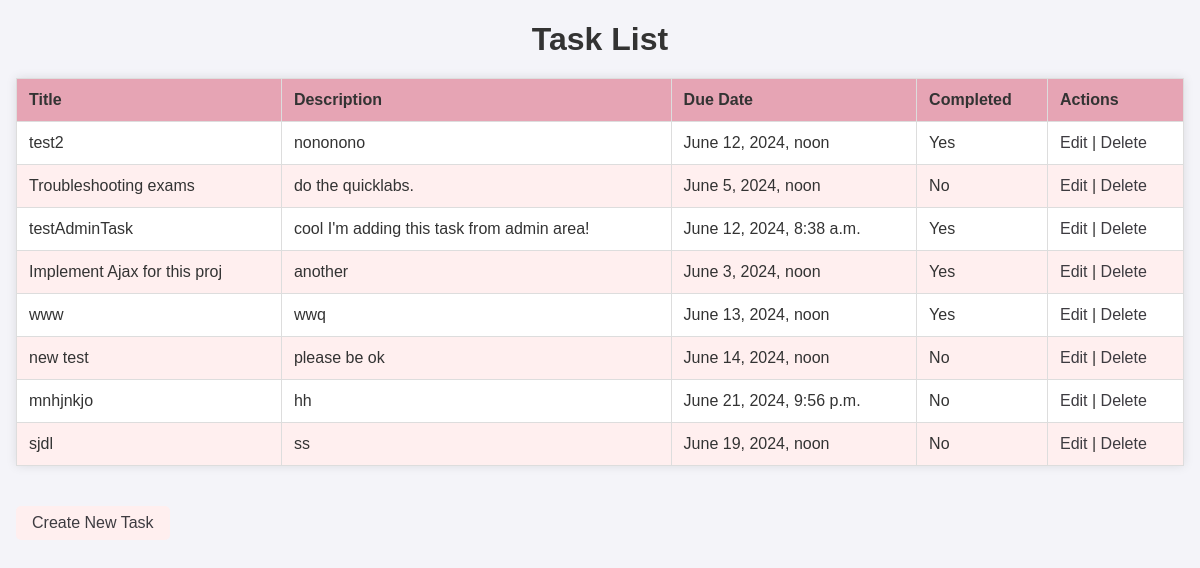
Page /tasks/ on the earlier database version.
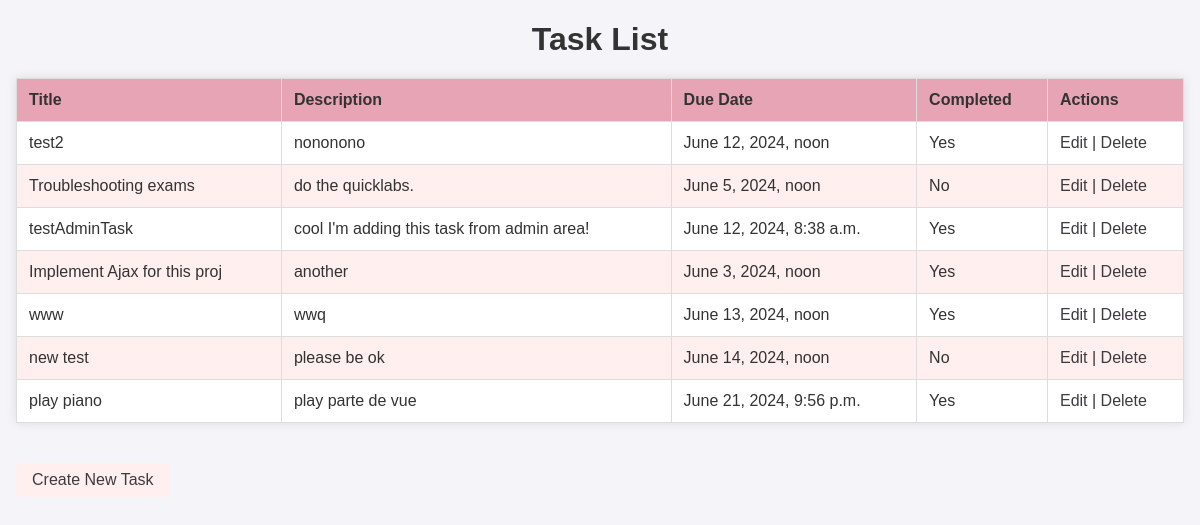
Same page on the later database version.
### crudTasks/models.py (models this page shows, shortened)
class Task(models.Model):
    title = models.CharField(max_length=255)
    description = models.TextField()
    due_date = models.DateTimeField()
    is_completed = models.BooleanField(default=False)

### crudTasks/views.py (the view)
# urls.py: path('', views.task_list, name='task_list'),
def task_list(request):
    tasks = Task.objects.all()
    return render(request, 'tasks/task_list.html', {'tasks': tasks})

### crudTasks/templates/tasks/task_list.html (shortened to what this page needs)
<!DOCTYPE html>
<html lang="en">
<head>
    {% extends 'tasks/base.html' %}
    {% load static %}
    {% block content %}
    <h1>Task List</h1>
    <div id="task_list">
        <table>
            <thead>
                <tr>
                    <th>Title</th>
                    <th>Description</th>
                    <th>Due Date</th>
                    <th>Completed</th>
                    <th>Actions</th>
                </tr>
            </thead>
            <tbody>
                {% for task in tasks %}
                    <tr data-id="{{ task.pk }}">
                        <td>{{ task.title }}</td>
                        <td>{{ task.description }}</td>
                        <td>{{ task.due_date }}</td>
                        <td>{{ task.is_completed|yesno:"Yes,No" }}</td>
                        <td>
                            <a href="{% url 'task_update' task.pk %}" class="edit-task">Edit</a> |
                            <a href="{% url 'task_delete' task.pk %}" class="delete-task" >Delete</a>
                        </td>
                    </tr>
                {% endfor %}
            </tbody>
        </table>
    </div>
    <button class="btn" id="create-task">
        <a href="{% url 'task_create' %}" >Create New Task</a>
    </button>
    {% endblock %}

Differences in the rows shown:
removed Task: title "mnhjnkjo", description "hh", due_date "June 21, 2024, 9:56 p.m.", is_completed "No"
removed Task: title "sjdl", description "ss", due_date "June 19, 2024, noon", is_completed "No"
added Task: title "play piano", description "play parte de vue", due_date "June 21, 2024, 9:56 p.m.", is_completed "Yes"
